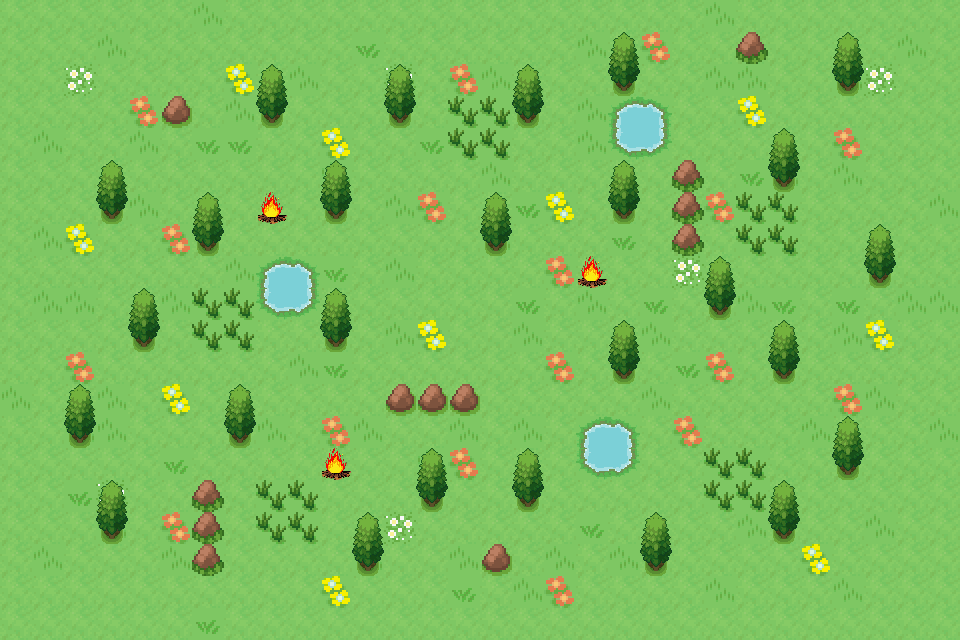

Rendered tile map (Tiled .tmx) drawn with the repository's tilesets; below, a short description and the full map source, tile grids included:
An orthogonal 30x20 tile map with 32x32 px tiles, 2 tile layers (Capa de patrones 1, bloques), 3 tilesets.

<map version="1.10" tiledversion="1.11.2" orientation="orthogonal" renderorder="right-down" width="30" height="20" tilewidth="32" tileheight="32" infinite="0" nextlayerid="3" nextobjectid="1">
 <tileset firstgid="1" source="tileset_bosque.tsx" />
 <tileset firstgid="29" source="../nieve/nieve.tsx" />
 <tileset firstgid="65" source="../hoguera.tsx" />
 <layer id="1" name="Capa de patrones 1" width="30" height="20">
  <data encoding="csv">
1,1,1,1,1,1,3,1,1,1,1,1,1,1,1,1,1,1,1,1,1,1,3,1,1,1,1,1,1,1,
1,1,1,3,1,1,1,1,1,1,1,1,1,1,1,1,1,1,3,1,2,1,1,1,1,1,1,1,3,1,
1,1,17,1,1,1,1,15,1,3,1,1,17,1,2,3,1,1,1,1,1,1,3,3,1,1,3,17,1,1,
1,1,1,1,2,1,1,3,1,1,1,1,1,1,4,4,1,1,3,3,3,1,1,15,1,1,1,1,1,1,
1,3,1,1,3,1,1,1,1,1,15,1,1,1,4,4,1,1,3,1,2,1,1,1,1,1,2,1,1,1,
1,1,1,1,1,1,1,1,1,1,3,1,1,1,1,3,1,1,1,1,1,3,1,1,3,1,3,1,1,1,
1,1,1,1,3,1,1,1,1,1,1,1,3,2,1,1,1,15,1,1,1,1,2,4,4,1,1,1,1,3,
1,3,15,1,1,2,1,1,1,1,1,1,1,1,1,3,1,1,1,1,1,1,1,4,4,1,1,1,1,1,
1,1,1,1,1,1,1,3,1,1,1,1,3,1,1,1,1,2,1,1,1,17,1,1,1,1,1,1,1,1,
1,3,3,1,1,3,4,4,1,2,1,1,1,1,1,1,1,1,3,1,1,1,1,3,1,1,1,1,3,3,
1,1,1,1,1,1,4,4,1,1,1,1,3,15,1,1,3,1,1,1,3,1,1,1,1,1,3,15,1,1,
1,1,2,1,1,1,1,1,1,3,3,1,1,1,1,1,1,2,1,1,1,1,2,1,1,1,1,1,1,1,
3,1,1,3,1,15,1,1,1,1,1,1,1,1,1,1,1,1,1,1,3,1,1,1,1,1,2,3,1,1,
1,1,3,3,1,1,1,1,3,1,2,3,1,1,3,1,3,1,1,1,1,2,1,1,1,3,1,1,1,3,
1,1,1,1,1,1,1,1,1,1,1,1,1,3,2,1,1,1,1,15,1,1,4,4,1,1,1,1,1,1,
1,1,1,17,1,1,1,1,4,4,1,1,1,1,1,1,1,1,1,1,1,1,4,4,1,1,1,1,1,1,
1,1,1,3,1,2,3,1,4,4,1,1,17,1,1,1,1,1,1,1,1,1,1,3,1,1,1,3,1,1,
1,3,1,1,1,3,3,1,1,1,1,3,1,1,3,1,1,3,1,3,1,1,1,1,1,15,1,1,1,1,
1,1,1,1,1,1,1,1,1,1,15,1,1,1,1,1,3,2,1,1,1,1,3,1,1,1,3,1,1,1,
1,1,1,1,1,1,1,1,1,1,1,1,1,1,1,1,1,1,1,1,1,1,1,1,1,1,1,1,1,1
</data>
 </layer>
 <layer id="2" name="bloques" width="30" height="20">
  <data encoding="csv">
0,0,0,0,0,0,0,0,0,0,0,0,0,0,0,0,0,0,0,0,0,0,0,0,0,0,0,0,0,0,
0,0,0,0,0,0,0,0,0,0,0,16,0,0,0,0,0,0,0,5,0,0,0,23,0,0,5,0,0,0,
0,0,0,0,0,0,0,0,5,0,0,0,5,0,0,0,5,0,0,12,0,0,0,0,0,0,12,0,0,0,
0,0,0,0,0,22,0,0,12,0,0,0,12,0,0,0,12,0,0,6,7,0,0,0,0,0,0,0,0,0,
0,0,0,0,0,0,16,16,0,0,0,0,0,16,0,0,0,0,0,13,14,0,0,0,5,0,0,0,0,0,
0,0,0,5,0,0,0,0,0,0,5,0,0,0,0,0,0,0,0,5,0,23,0,16,12,0,0,0,0,0,
0,0,0,12,0,0,5,0,65,0,12,0,0,0,0,5,16,0,0,12,0,23,0,0,0,0,0,0,0,0,
0,0,0,0,0,0,12,0,0,0,0,0,0,0,0,12,0,0,0,16,0,23,0,0,0,0,0,5,0,0,
0,0,0,0,0,0,0,0,6,7,16,0,0,0,0,0,0,0,65,0,0,0,5,0,0,0,0,12,0,0,
0,0,0,0,5,0,0,0,13,14,5,0,0,0,0,0,16,0,0,0,16,0,12,0,16,0,16,0,0,0,
0,0,0,0,12,0,0,0,0,0,12,0,0,0,0,0,0,0,0,5,0,0,0,0,5,0,0,0,0,0,
0,0,0,0,0,0,0,0,0,0,16,0,0,0,0,0,0,0,0,12,0,16,0,0,12,0,0,0,0,0,
0,0,5,0,0,0,0,5,0,0,0,0,22,22,22,0,0,0,0,0,0,0,0,0,0,0,0,0,0,0,
0,0,12,0,0,0,0,12,0,0,0,0,0,0,0,0,0,0,6,7,0,0,0,0,0,0,5,0,0,0,
0,0,0,0,0,16,0,0,0,0,65,0,0,5,0,0,5,0,13,14,0,0,0,0,0,0,12,0,0,0,
0,0,16,5,0,0,23,0,0,0,0,0,0,12,0,0,12,0,0,0,0,0,0,0,5,0,0,0,0,0,
0,0,0,12,0,0,23,0,0,0,0,5,0,0,0,0,0,0,16,0,5,0,0,0,12,0,0,0,0,0,
0,0,0,0,0,0,23,0,0,0,0,12,0,0,0,22,0,0,0,0,12,0,0,0,0,0,0,0,0,0,
0,0,0,0,0,0,0,0,0,0,0,0,0,0,16,0,0,0,0,0,0,0,0,0,0,0,0,0,0,0,
0,0,0,0,0,0,16,0,0,0,0,0,0,0,0,0,0,0,0,0,0,0,0,0,0,0,0,0,0,0
</data>
 </layer>
</map>